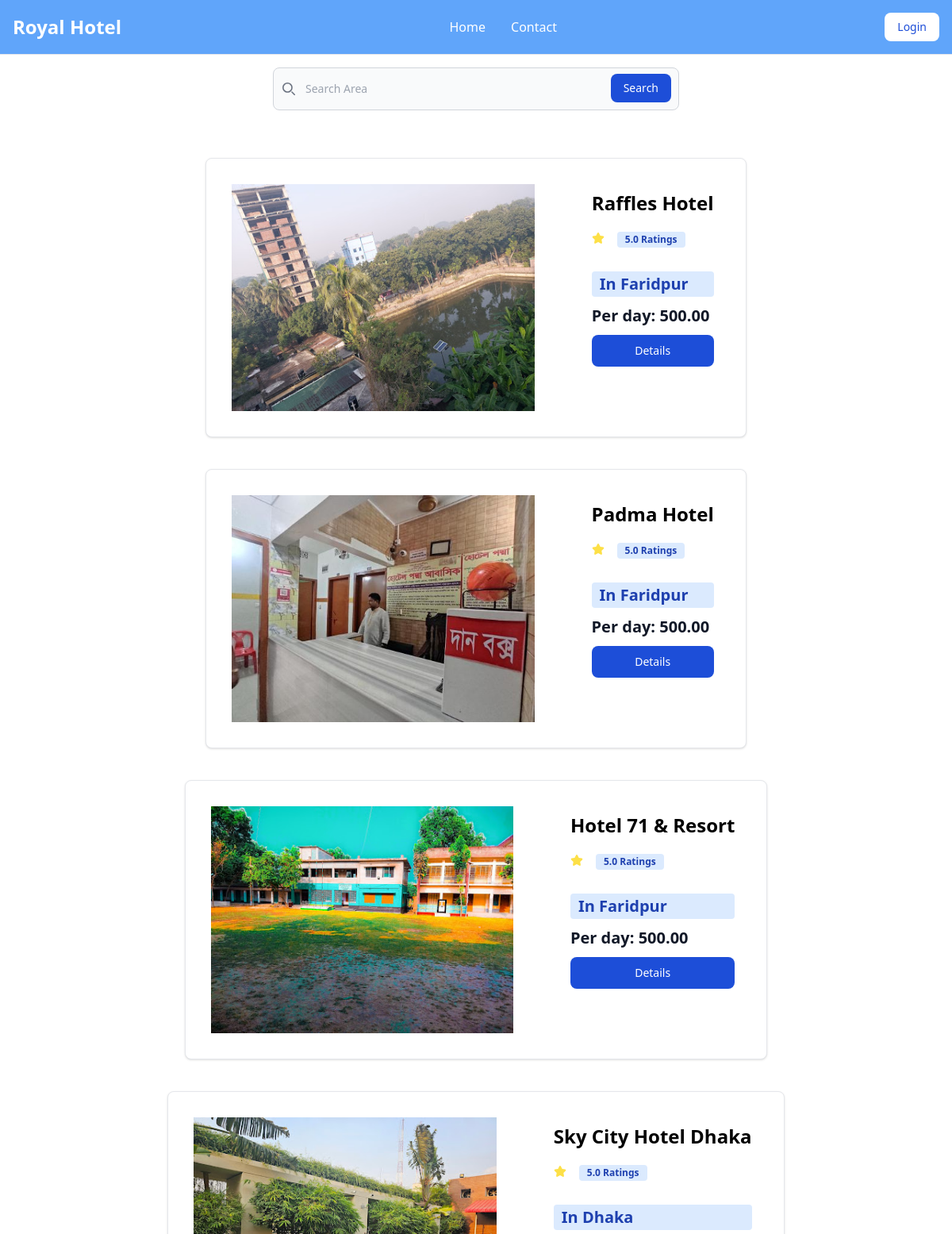
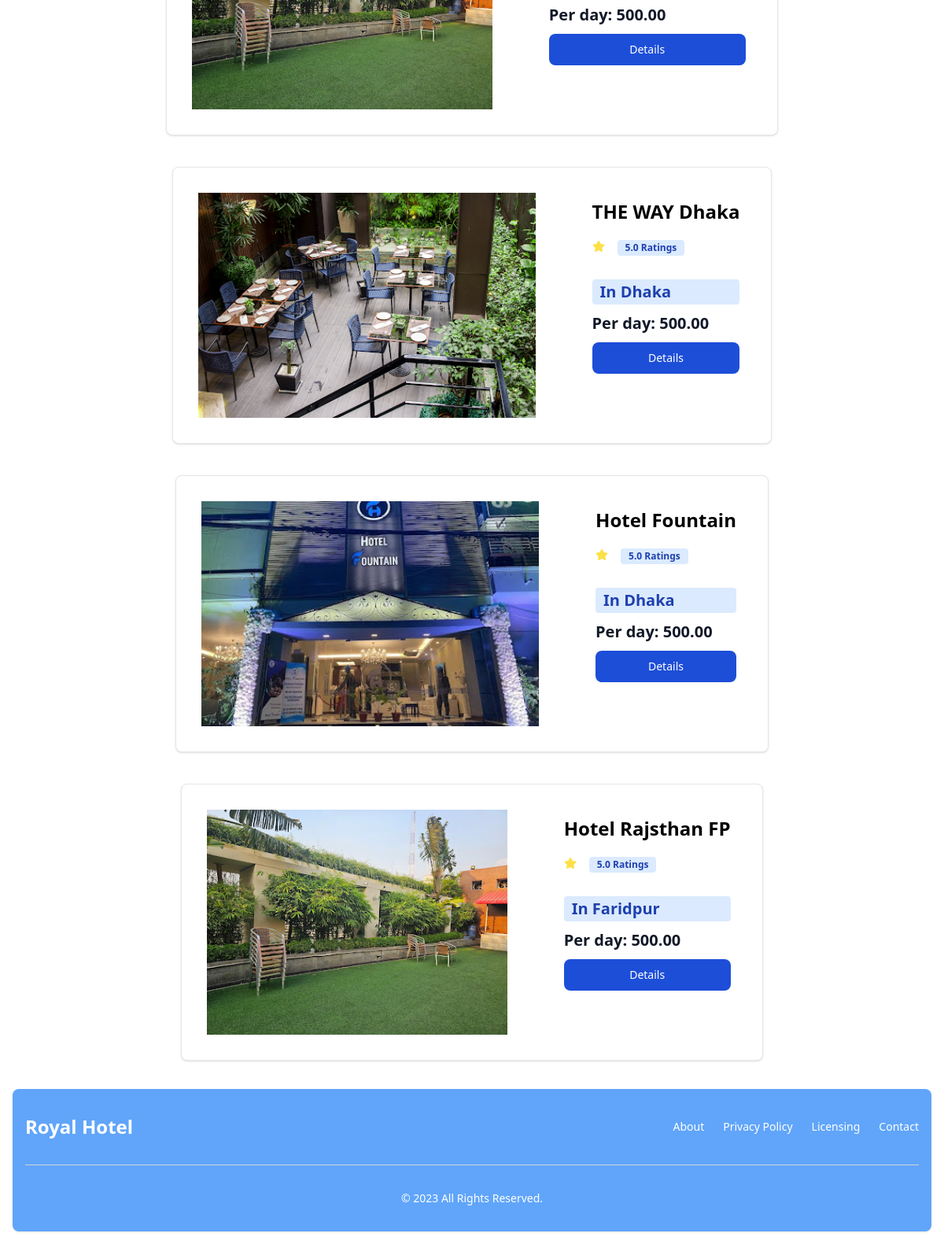
The page / on the database its author committed (2 pictures, top to bottom).
### home/models.py (models this page shows, shortened)
class RoyalHotelModel(models.Model):
    name = models.CharField(max_length=50)
    address = models.TextField(max_length=60)
    description = models.TextField(max_length=200)
    photos = models.ImageField(upload_to="static/photos/", null=True, blank=True)
    reviews = models.ManyToManyField(User, through="User_Reviews")
    cost_per_day = models.DecimalField(
        max_digits=10, decimal_places=2, null=True, default=500
    )
    class Meta:
        verbose_name_plural = "Royal Hotel's"

### home/views.py (the view)
# urls.py: path("", home, name="home"),
def home(request):
    query = request.GET.get("search", "")
    hotels = None
    if query:
        hotels = RoyalHotelModel.objects.filter(Q(address__icontains=query))
    else:
        hotels = RoyalHotelModel.objects.all()
    return render(request, "index.html", {"hotels": hotels})

### templates/index.html (shortened to what this page needs)
{% extends 'base.html' %}
{% load static %}
{% block content %}
<div style="width: 50%;margin: auto;">
    <form class="mt-4" method="get">
        <div class="relative">
            <div class="absolute inset-y-0 left-0 flex items-center pl-3 pointer-events-none">
            </div>
            <input type="search" name="search"
                class="block w-full p-4 pl-10 text-sm text-gray-900 border border-gray-300 rounded-lg bg-gray-50 focus:ring-blue-500 focus:border-blue-500 "
                placeholder="Search Area" required>
            <button type="submit"
                class="text-white absolute right-2.5 bottom-2.5 bg-blue-700 hover:bg-blue-800 focus:ring-4 focus:outline-none focus:ring-blue-300 font-medium rounded-lg text-sm px-4 py-2 ">Search</button>
        </div>
    </form>
</div>
<div style="justify-items: center;" class="grid grid-cols-1 mt-10">
    {% for hotel in hotels %}
    <div style="width: 50;" class=" bg-white border border-gray-200 rounded-lg shadow flex m-5">
        <a href="#">
            <img style="height: 350px;border-radius: px;" class="p-8 rounded-t-lg" src="{{ hotel.photos.url }}"
                alt="product image" />
        </a>
        <div class="p-10 flex flex-col gap-y-2.5">
            <h2 class="text-2xl font-semibold">{{ hotel.name }}</h2>
            <div class="mt-2.5 mb-5 flex">
                <span class="bg-blue-100 text-blue-800 text-xs font-semibold mr-2 px-2.5 py-0.5 rounded  ml-3">5.0
                    Ratings</span>
            </div>
            <h4 class="bg-blue-100 text-blue-800 text-xl font-semibold  px-2.5 py-0.5 rounded">In
                {{hotel.address}}</h4>
            <div class="flex items-center justify-between">
                <span class="text-xl font-bold text-gray-900 ">Per day: {{hotel.cost_per_day}}</span>
            </div>
            <a href="{% url 'hotel_detail' hotel.id %}"
                class="text-white bg-blue-700 hover:bg-blue-800 focus:ring-4 focus:outline-none focus:ring-blue-300 font-medium rounded-lg text-sm px-5 py-2.5 text-center ">Details</a>
        </div>
    </div>
    {% endfor %}
</div>
{% endblock %}

### rows shown on the page
RoyalHotelModel: photos (picture), name "Raffles Hotel", address "Faridpur", cost_per_day "500.00"
RoyalHotelModel: photos (picture), name "Padma Hotel", address "Faridpur", cost_per_day "500.00"
RoyalHotelModel: photos (picture), name "Hotel 71 & Resort", address "Faridpur", cost_per_day "500.00"
RoyalHotelModel: photos (picture), name "Sky City Hotel Dhaka", address "Dhaka", cost_per_day "500.00"
RoyalHotelModel: photos (picture), name "THE WAY Dhaka", address "Dhaka", cost_per_day "500.00"
RoyalHotelModel: photos (picture), name "Hotel Fountain", address "Dhaka", cost_per_day "500.00"
RoyalHotelModel: photos (picture), name "Hotel Rajsthan FP", address "Faridpur", cost_per_day "500.00"
